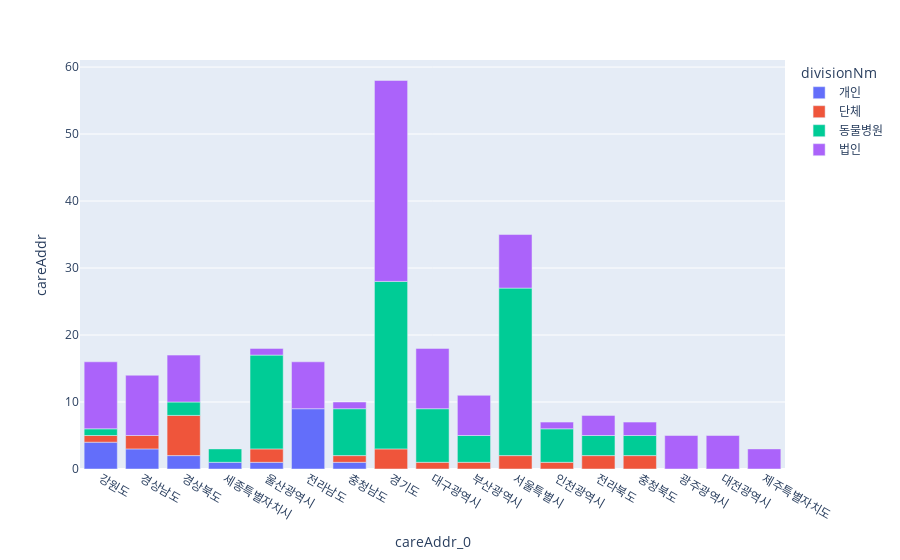

Write notebook code for a chart like this one.
### Code cell
fig = px.bar(df_center[['careAddr','divisionNm','careAddr_0']].groupby(['careAddr_0' , 'divisionNm']).count().reset_index(),
             x="careAddr_0", y="careAddr", color="divisionNm",
               hover_name="divisionNm")
fig.show()

### Figure 1 — Plotly figure (JSON) as saved in the notebook; plotly's stock layout.template omitted (floating-point values rounded to 4 significant figures)
{"data": [{"alignmentgroup": "True", "hovertemplate": "<b>%{hovertext}</b><br><br>divisionNm=개인<br>careAddr_0=%{x}<br>careAddr=%{y}<extra></extra>", "hovertext": ["개인", "개인", "개인", "개인", "개인", "개인", "개인"], "legendgroup": "개인", "marker": {"color": "#636efa"}, "name": "개인", "offsetgroup": "개인", "orientation": "v", "showlegend": true, "textposition": "auto", "type": "bar", "x": ["강원도", "경상남도", "경상북도", "세종특별자치시", "울산광역시", "전라남도", "충청남도"], "xaxis": "x", "y": [4, 3, 2, 1, 1, 9, 1], "yaxis": "y"}, {"alignmentgroup": "True", "hovertemplate": "<b>%{hovertext}</b><br><br>divisionNm=단체<br>careAddr_0=%{x}<br>careAddr=%{y}<extra></extra>", "hovertext": ["단체", "단체", "단체", "단체", "단체", "단체", "단체", "단체", "단체", "단체", "단체", "단체"], "legendgroup": "단체", "marker": {"color": "#EF553B"}, "name": "단체", "offsetgroup": "단체", "orientation": "v", "showlegend": true, "textposition": "auto", "type": "bar", "x": ["강원도", "경기도", "경상남도", "경상북도", "대구광역시", "부산광역시", "서울특별시", "울산광역시", "인천광역시", "전라북도", "충청남도", "충청북도"], "xaxis": "x", "y": [1, 3, 2, 6, 1, 1, 2, 2, 1, 2, 1, 2], "yaxis": "y"}, {"alignmentgroup": "True", "hovertemplate": "<b>%{hovertext}</b><br><br>divisionNm=동물병원<br>careAddr_0=%{x}<br>careAddr=%{y}<extra></extra>", "hovertext": ["동물병원", "동물병원", "동물병원", "동물병원", "동물병원", "동물병원", "동물병원", "동물병원", "동물병원", "동물병원", "동물병원", "동물병원"], "legendgroup": "동물병원", "marker": {"color": "#00cc96"}, "name": "동물병원", "offsetgroup": "동물병원", "orientation": "v", "showlegend": true, "textposition": "auto", "type": "bar", "x": ["강원도", "경기도", "경상북도", "대구광역시", "부산광역시", "서울특별시", "세종특별자치시", "울산광역시", "인천광역시", "전라북도", "충청남도", "충청북도"], "xaxis": "x", "y": [1, 25, 2, 8, 4, 25, 2, 14, 5, 3, 7, 3], "yaxis": "y"}, {"alignmentgroup": "True", "hovertemplate": "<b>%{hovertext}</b><br><br>divisionNm=법인<br>careAddr_0=%{x}<br>careAddr=%{y}<extra></extra>", "hovertext": ["법인", "법인", "법인", "법인", "법인", "법인", "법인", "법인", "법인", "법인", "법인", "법인", "법인", "법인", "법인", "법인"], "legendgroup": "법인", "marker": {"color": "#ab63fa"}, "name": "법인", "offsetgroup": "법인", "orientation": "v", "showlegend": true, "textposition": "auto", "type": "bar", "x": ["강원도", "경기도", "경상남도", "경상북도", "광주광역시", "대구광역시", "대전광역시", "부산광역시", "서울특별시", "울산광역시", "인천광역시", "전라남도", "전라북도", "제주특별자치도", "충청남도", "충청북도"], "xaxis": "x", "y": [10, 30, 9, 7, 5, 9, 5, 6, 8, 1, 1, 7, 3, 3, 1, 2], "yaxis": "y"}], "layout": {"barmode": "relative", "legend": {"title": {"text": "divisionNm"}, "tracegroupgap": 0}, "margin": {"t": 60}, "xaxis": {"anchor": "y", "domain": [0, 1], "title": {"text": "careAddr_0"}}, "yaxis": {"anchor": "x", "domain": [0, 1], "title": {"text": "careAddr"}}}}
